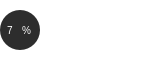
    <widget class="QWidget" name="widget_12" native="true">
     <property name="geometry">
      <rect>
       <x>1620</x>
       <y>240</y>
       <width>151</width>
       <height>81</height>
      </rect>
     </property>
     <property name="styleSheet">
      <string notr="true">background-color: rgba(255, 255, 255, 0);
</string>
     </property>
     <widget class="QFrame" name="frame_6">
      <property name="geometry">
       <rect>
        <x>0</x>
        <y>10</y>
        <width>40</width>
        <height>40</height>
       </rect>
      </property>
      <property name="styleSheet">
       <string notr="true">QFrame{
background-color: rgb(45, 45, 45);
border-radius:20px;
}</string>
      </property>
      <property name="frameShape">
       <enum>QFrame::StyledPanel</enum>
      </property>
      <property name="frameShadow">
       <enum>QFrame::Plain</enum>
      </property>
      <widget class="QWidget" name="widget_24" native="true">
       <property name="geometry">
        <rect>
         <x>0</x>
         <y>10</y>
         <width>41</width>
         <height>21</height>
        </rect>
       </property>
       <property name="styleSheet">
        <string notr="true">background-color: rgba(255, 255, 255, 0);</string>
       </property>
       <widget class="QWidget" name="horizontalLayoutWidget_30">
        <property name="geometry">
         <rect>
          <x>0</x>
          <y>0</y>
          <width>36</width>
          <height>21</height>
         </rect>
        </property>
        <layout class="QHBoxLayout" name="horizontalLayout_30">
         <item>
          <widget class="QLabel" name="Finential_statistic1_82">
           <property name="styleSheet">
            <string notr="true">color:white;
background-color: rgba(255, 255, 255, 0);
font: 10px;
padding-left:5px;
text-align: right;</string>
           </property>
           <property name="text">
            <string>7</string>
           </property>
           <property name="wordWrap">
            <bool>true</bool>
           </property>
          </widget>
         </item>
         <item>
          <widget class="QLabel" name="Finential_statistic1_85">
           <property name="styleSheet">
            <string notr="true">color:white;
font: 10px;
background-color:rgba(255, 255, 255, 0);</string>
           </property>
           <property name="frameShadow">
            <enum>QFrame::Raised</enum>
           </property>
           <property name="text">
            <string>%</string>
           </property>
           <property name="wordWrap">
            <bool>true</bool>
           </property>
          </widget>
         </item>
        </layout>
       </widget>
      </widget>
     </widget>
     <widget class="QLabel" name="Finential_statistic1_15">
      <property name="geometry">
       <rect>
        <x>60</x>
        <y>0</y>
        <width>101</width>
        <height>19</height>
       </rect>
      </property>
      <property name="styleSheet">
       <string notr="true">color:white;
background-color: rgba(255, 255, 255, 0);
font: 10px;
padding-left:5px;
text-align: right;</string>
      </property>
      <property name="text">
       <string>Google Ad</string>
      </property>
      <property name="wordWrap">
       <bool>true</bool>
      </property>
     </widget>
     <widget class="QLabel" name="Finential_statistic1_14">
      <property name="geometry">
       <rect>
        <x>70</x>
        <y>20</y>
        <width>41</width>
        <height>20</height>
       </rect>
      </property>
      <property name="styleSheet">
       <string notr="true">color:white;
background-color: rgba(255, 255, 255, 0);
font: 10px;
padding-left:5px;
text-align: right;</string>
      </property>
      <property name="text">
       <string>5,300</string>
      </property>
      <property name="wordWrap">
       <bool>true</bool>
      </property>
     </widget>
    </widget>
